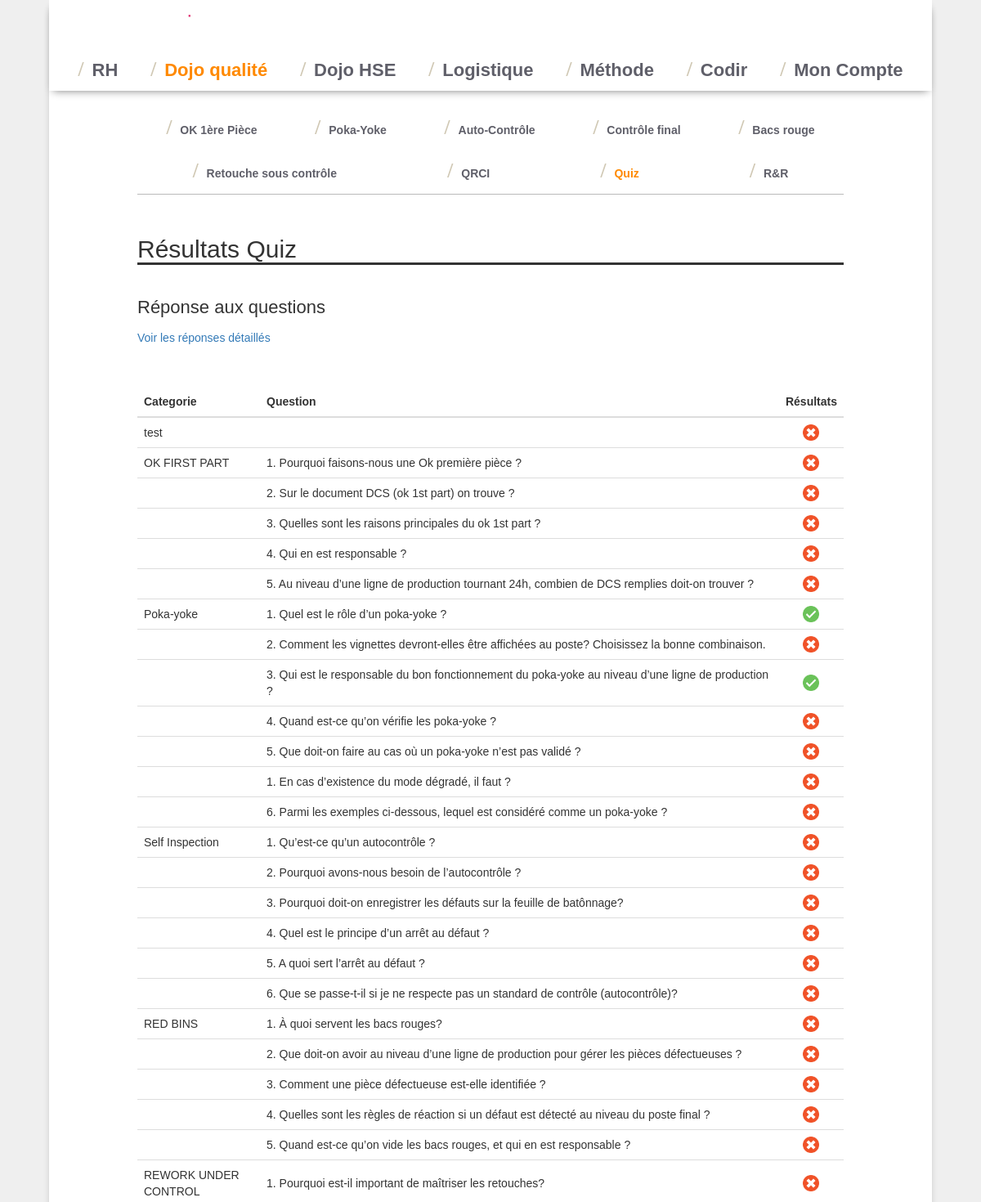
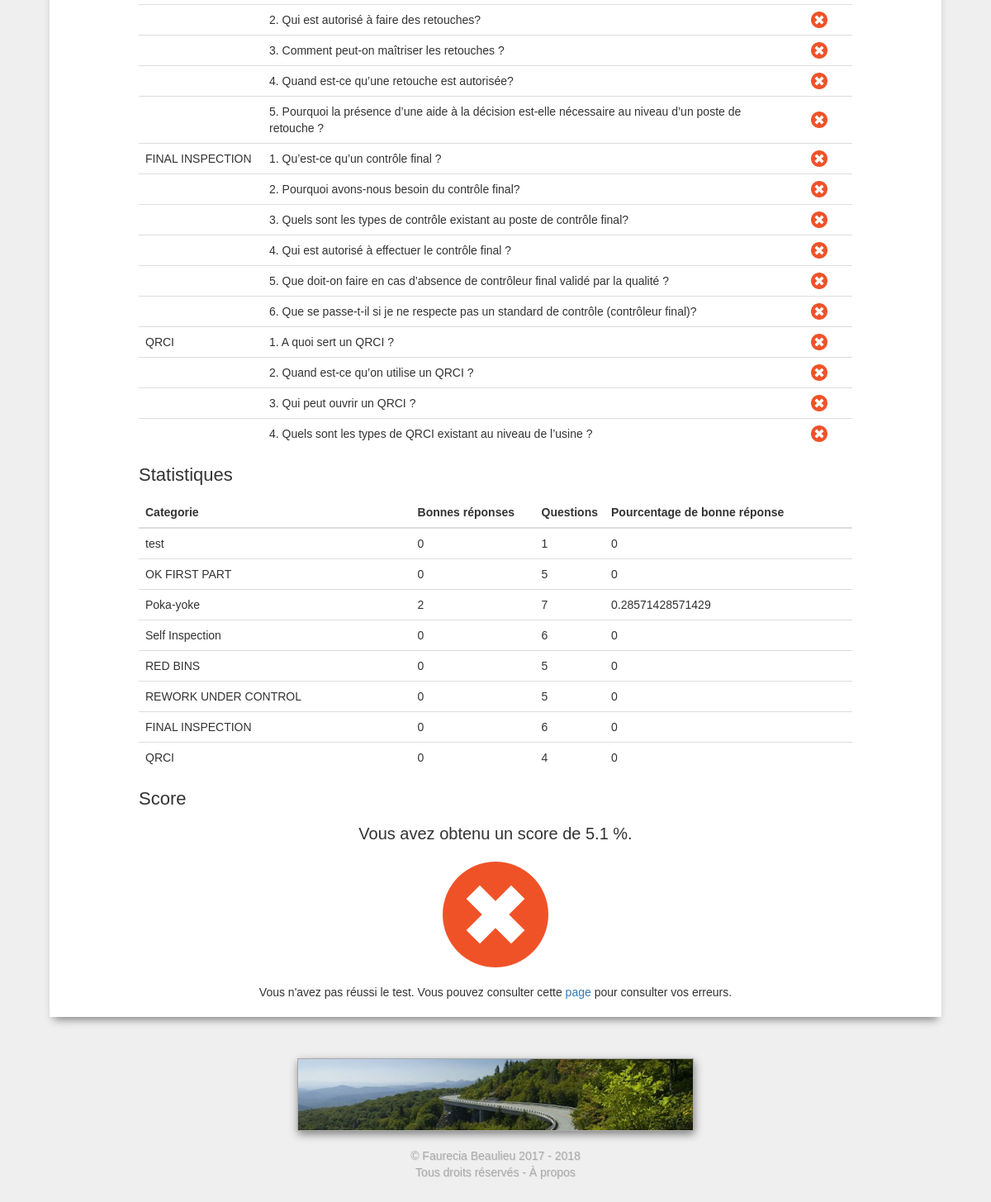
Page /dojo_qualite/quiz/resultats.php?id=75 (signed in) on the committed database (2 pictures, top to bottom).
### tables this page shows
CREATE TABLE `qualite_quiz_reponse` (
  `id` int(11) NOT NULL,
  `session` int(11) NOT NULL,
  `question` int(11) NOT NULL,
  `vrai_1` int(11) NOT NULL,
  `vrai_2` int(11) NOT NULL,
  `vrai_3` int(11) NOT NULL,
  `vrai_4` int(11) NOT NULL
);

CREATE TABLE `qualite_quiz_question` (
  `id` int(11) NOT NULL,
  `type` tinyint(4) NOT NULL COMMENT '0 pr MOD 1 pr reste',
  `titre` text NOT NULL,
  `question` text NOT NULL,
  `reponse_1` text NOT NULL,
  `reponse_2` text NOT NULL,
  `reponse_3` text NOT NULL,
  `reponse_4` text NOT NULL,
  `corrige_1` tinyint(1) NOT NULL,
  `corrige_2` tinyint(1) NOT NULL,
  `corrige_3` tinyint(1) NOT NULL,
  `corrige_4` tinyint(1) NOT NULL,
  `ordre` int(11) DEFAULT NULL,
  `image_correction` int(11) DEFAULT NULL,
  `commentaire` varchar(1000) NOT NULL
);

### dojo_qualite/quiz/resultats.php (the view, shortened to what this page needs)
<?php
include_once "../needed.php";
function int_to_vrai_faux($int){
    if($int>0){
        return '<img src="ressources/checked.png" style="height: 20px;" class="center-block">';
    }else{
        return '<img src="ressources/cancel.png" style="height: 20px;" class="center-block">';
    }
}
?>
<h2>Résultats Quiz</h2>
<table class="table">
<h4>Réponse aux questions</h4>
<a href="resultats_complet.php?id=<?php echo $_GET['id']?>">Voir les réponses détaillés</a>
<div style="height: 30px"></div>
<table class="table">
<thead class="thead">
<tr>
    <th style="width: 150px;">Categorie</th>
    <th>Question</th>
    <th style="width: 70px;">Résultats</th>
</tr>
</thead>
<tbody>
<?php
$ancien_titre = "";
$tot_reponse = 0;
$tot_reponse_cat = 0;
$bonne_reponse_cat = 0;
$bonne_reponse = 0;
$proportion_bonne_reponse_cat = [];
$Query = $bdd->prepare('SELECT * FROM qualite_quiz_reponse
  LEFT JOIN qualite_quiz_question ON qualite_quiz_question.id = qualite_quiz_reponse.question
  WHERE qualite_quiz_reponse.session = ? ORDER BY qualite_quiz_question.ordre ASC');
$Query->execute(array($_GET["id"]));
$i=0;
while ($Data = $Query->fetch()) {
    ?>
    <tr class="clickable" data-toggle="modal" data-target="#modal<?php echo $i; ?>" title="Cliquez pour voir le commentaire">
        <td>
        <?php
        if ($ancien_titre != $Data['titre']){
            echo $Data['titre'];
            if ($ancien_titre != "") {
                array_push($proportion_bonne_reponse_cat, array($ancien_titre, $bonne_reponse_cat, $tot_reponse_cat));
                $tot_reponse_cat = 0;
                $bonne_reponse_cat = 0;
            }
            $ancien_titre = $Data['titre'];
        }
        $valide =   $Data['vrai_1']==$Data['corrige_1'] &&
            $Data['vrai_2']==$Data['corrige_2'] &&
            $Data['vrai_3']==$Data['corrige_3'] &&
            $Data['vrai_4']==$Data['corrige_4'];
        if ($valide){
            $bonne_reponse_cat += 1;
            $bonne_reponse += 1;
        }
        $tot_reponse_cat +=1;
        $tot_reponse +=1;
        ?></td>
        <td><?php echo $Data['question']; ?></td>
        <td><?php echo int_to_vrai_faux($valide); ?></td>
    </tr>
    <?php
    $i++;
}
array_push($proportion_bonne_reponse_cat, array($ancien_titre, $bonne_reponse_cat, $tot_reponse_cat));
?>
</tbody>
</table>
<h4>Statistiques</h4>
<table class="table">
    <thead class="thead">
        <tr>
            <th >Categorie</th>
            <th style="width: 150px;">Bonnes réponses</th>
            <th style="width: 70px;">Questions</th>
            <th style="width: 300px;">Pourcentage de bonne réponse</th>
        </tr>
    </thead>
<tbody>
        <?php
        foreach ($proportion_bonne_reponse_cat as $categorie){
        ?>
        <tr>
            <td><?php echo $categorie[0];?></td>
            <td><?php echo $categorie[1];?></td>
            <td><?php echo $categorie[2];?></td>
            <td><?php echo floatval($categorie[1])/$categorie[2];?></td>
        </tr>
        <?php
        }
        ?>
    </tbody>
</table>
<?php
$score = floatval($bonne_reponse)/$tot_reponse*100;
?>
<h4>Score</h4>
<p style="text-align: center; font-size: 20px;">Vous avez obtenu un score de <?php echo  number_format($score, 1); ?> %.</p>
<?php
$Query = $bdd->prepare("SELECT * FROM qualite_quiz_session WHERE id = ?");
$Query->execute(array($_GET["id"]));
if ($Query->fetch()['type'] == 0){
    $limite = 70;
}else{
    $limite = 60;
}
if ($score>$limite){?>
    <img src="ressources/checked.png" style="height: 128px; margin: 20px auto;" class="center-block">
    <p style="text-align: center;">Vous avez passez le test avec succès.</p>
    <?php
    $Query = $bdd->prepare("UPDATE qualite_quiz_session SET valide=1 WHERE id = ?");
    $Query->execute(array($_GET["id"]));
}else{
    ?>
    <img src="ressources/cancel.png" style="height: 128px; margin: 20px auto;" class="center-block">
    <p style="text-align: center;">Vous n'avez pas réussi le test. Vous pouvez consulter cette
        <a href="resultats_complet.php?id=<?php echo $_GET['id']?>">page</a> pour consulter vos erreurs.</p>
    <?php
}

### css/base.css (style rules this page uses)
body { background-color: #efefef; font-family: 'clio', helvetica, sans-serif; }
td { vertical-align: middle !important; }
h2 { font-size: 30px; font-weight: 500; border-bottom-style: solid !important; border-bottom: 3px; margin-bottom: 40px; }
h4 { font-size: 22px; margin-bottom: 15px; }

### rows in the picture
qualite_quiz_reponse: qualite_quiz_question.titre "test", categorie "0", categorie "1"
qualite_quiz_reponse: qualite_quiz_question.titre "OK FIRST PART", qualite_quiz_question.question "1. Pourquoi faisons-nous une Ok première pièce ?"
qualite_quiz_reponse: qualite_quiz_question.question "2. Sur le document DCS (ok 1st part) on trouve ?"
qualite_quiz_reponse: qualite_quiz_question.question "3. Quelles sont les raisons principales du ok 1st part ?"
qualite_quiz_reponse: qualite_quiz_question.question "4. Qui en est responsable ?"
qualite_quiz_reponse: qualite_quiz_question.question "5. Au niveau d’une ligne de production tournant 24h, combien de DCS remplies doit-on trouver ?"
qualite_quiz_reponse: qualite_quiz_question.titre "Poka-yoke", qualite_quiz_question.question "1. Quel est le rôle d’un poka-yoke ?"
qualite_quiz_reponse: qualite_quiz_question.question "2. Comment les vignettes devront-elles être affichées au poste? Choisissez la bonne combinaison."
qualite_quiz_reponse: qualite_quiz_question.question "3. Qui est le responsable du bon fonctionnement du poka-yoke au niveau d’une ligne de production ?"
qualite_quiz_reponse: qualite_quiz_question.question "4. Quand est-ce qu’on vérifie les poka-yoke ?"
qualite_quiz_reponse: qualite_quiz_question.question "5. Que doit-on faire au cas où un poka-yoke n’est pas validé ?"
qualite_quiz_reponse: qualite_quiz_question.question "1. En cas d’existence du mode dégradé, il faut ?"
qualite_quiz_reponse: qualite_quiz_question.question "6. Parmi les exemples ci-dessous, lequel est considéré comme un poka-yoke ?"
qualite_quiz_reponse: qualite_quiz_question.titre "Self Inspection", qualite_quiz_question.question "1. Qu’est-ce qu’un autocontrôle ?"
qualite_quiz_reponse: qualite_quiz_question.question "2. Pourquoi avons-nous besoin de l’autocontrôle ?"
qualite_quiz_reponse: qualite_quiz_question.question "3. Pourquoi doit-on enregistrer les défauts sur la feuille de batônnage?"
qualite_quiz_reponse: qualite_quiz_question.question "4. Quel est le principe d’un arrêt au défaut ?"
qualite_quiz_reponse: qualite_quiz_question.question "5. A quoi sert l’arrêt au défaut ?"
qualite_quiz_reponse: qualite_quiz_question.question "6. Que se passe-t-il si je ne respecte pas un standard de contrôle (autocontrôle)?"
qualite_quiz_reponse: qualite_quiz_question.titre "RED BINS", qualite_quiz_question.question "1. À quoi servent les bacs rouges?"
qualite_quiz_reponse: qualite_quiz_question.question "2. Que doit-on avoir au niveau d’une ligne de production pour gérer les pièces défectueuses ?"
qualite_quiz_reponse: qualite_quiz_question.question "3. Comment une pièce défectueuse est-elle identifiée ?"
qualite_quiz_reponse: qualite_quiz_question.question "4. Quelles sont les règles de réaction si un défaut est détecté au niveau du poste final ?"
qualite_quiz_reponse: qualite_quiz_question.question "5. Quand est-ce qu’on vide les bacs rouges, et qui en est responsable ?"
qualite_quiz_reponse: qualite_quiz_question.titre "REWORK UNDER CONTROL", qualite_quiz_question.question "1. Pourquoi est-il important de maîtriser les retouches?"
qualite_quiz_reponse: qualite_quiz_question.question "2. Qui est autorisé à faire des retouches?"
qualite_quiz_reponse: qualite_quiz_question.question "3. Comment peut-on maîtriser les retouches ?"
qualite_quiz_reponse: qualite_quiz_question.question "4. Quand est-ce qu’une retouche est autorisée?"
qualite_quiz_reponse: qualite_quiz_question.question "5. Pourquoi la présence d’une aide à la décision est-elle nécessaire au niveau d’un poste de retouche ?"
qualite_quiz_reponse: qualite_quiz_question.titre "FINAL INSPECTION", qualite_quiz_question.question "1. Qu’est-ce qu’un contrôle final ?"
qualite_quiz_reponse: qualite_quiz_question.question "2. Pourquoi avons-nous besoin du contrôle final?"
qualite_quiz_reponse: qualite_quiz_question.question "3. Quels sont les types de contrôle existant au poste de contrôle final?"
qualite_quiz_reponse: qualite_quiz_question.question "4. Qui est autorisé à effectuer le contrôle final ?"
qualite_quiz_reponse: qualite_quiz_question.question "5. Que doit-on faire en cas d’absence de contrôleur final validé par la qualité ?"
qualite_quiz_reponse: qualite_quiz_question.question "6. Que se passe-t-il si je ne respecte pas un standard de contrôle (contrôleur final)?"
qualite_quiz_reponse: qualite_quiz_question.titre "QRCI", qualite_quiz_question.question "1. A quoi sert un QRCI ?"
qualite_quiz_reponse: qualite_quiz_question.question "2. Quand est-ce qu’on utilise un QRCI ?"
qualite_quiz_reponse: qualite_quiz_question.question "3. Qui peut ouvrir un QRCI ?"
qualite_quiz_reponse: qualite_quiz_question.question "4. Quels sont les types de QRCI existant au niveau de l’usine ?"

### other values in the picture
$categorie[0] "OK FIRST PART"
$categorie[1] "0"
$categorie[2] "5"
floatval($categorie[1])/$categorie[2] "0"
$categorie[0] "Poka-yoke"
$categorie[1] "2"
$categorie[2] "7"
floatval($categorie[1])/$categorie[2] "0.28571428571429"
$categorie[0] "Self Inspection"
$categorie[2] "6"
$categorie[0] "RED BINS"
$categorie[0] "REWORK UNDER CONTROL"
$categorie[0] "FINAL INSPECTION"
$categorie[0] "QRCI"
$categorie[2] "4"
